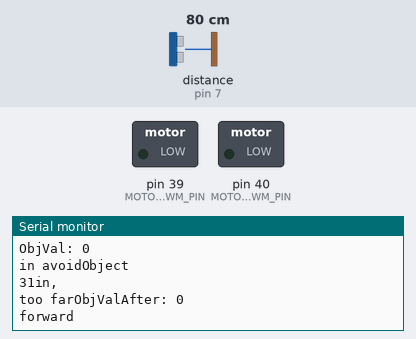
This sketch was run on a simulated Arduino Mega 2560, built with avr-gcc and run on an emulated ATmega2560. Shown: switched loads named in the sketch (green lamp = pin HIGH), the last lines printed to the serial monitor. Wiring (inferred from the names in the program): ultrasonic range finder: trigger pin 7; echo pin 7. The inputs (shaded band) are chosen by the test bench; at power-on: distance to the obstacle (sensor on pin 7) 80 cm. The echo pulse lasts 58.3 µs per cm.

Above: at 1.2 s.
1.3 s: distance to the obstacle (sensor on pin 7) set to 2 cm
At 2.26 s:
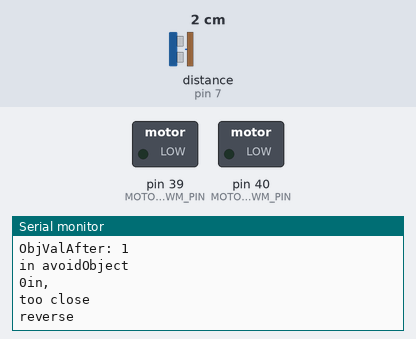
3.0 s: distance to the obstacle (sensor on pin 7) set to 35 cm
At 3.54 s:
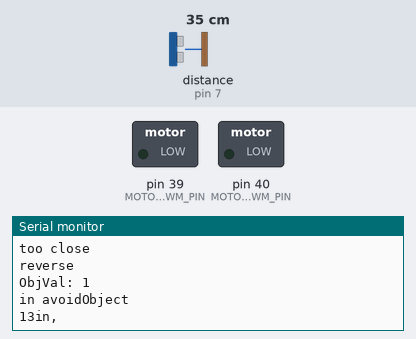
Timing chart, 0 to 6.0 s (numbered marks = the images above; inputs shaded):
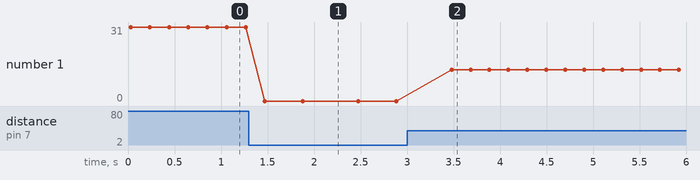

The sketch:

motor_with_ping.ino
```cpp
//Object Avoidance using one single ping sensor mounted at the front of the chassis. This was used for initial testing.

const int pingPin = 7;
int objectDetected;
void Distance_Init();
int getDistance();
void Motor_Forward();
void Motor_Reverse();
void Turn_Left();
void Turn_Right();
void AvoidObject();
long duration, inches, cm;
int distance;

#define MOTOR_L_SLP_PIN 31  // <- Energia Pin #   Launchpad Pin -> P3.7
#define MOTOR_L_DIR_PIN 14  // <- Energia Pin #   Launchpad Pin -> P1.7
#define MOTOR_L_PWM_PIN 40  // <- Energia Pin #   Launchpad Pin -> P2.7
#define MOTOR_R_SLP_PIN 11  // <- Energia Pin #   Launchpad Pin -> P3.6
#define MOTOR_R_DIR_PIN 15  // <- Energia Pin #   Launchpad Pin -> P1.6
#define MOTOR_R_PWM_PIN 39  // <- Energia Pin #   Launchpad Pin -> P2.6


void setup() {
  // put your setup code here, to run once:
  pinMode(MOTOR_L_DIR_PIN, INPUT);
  pinMode(MOTOR_R_DIR_PIN, INPUT);
  pinMode(MOTOR_L_SLP_PIN, INPUT);
  pinMode(MOTOR_R_SLP_PIN, INPUT);
  pinMode(MOTOR_L_PWM_PIN, INPUT);
  pinMode(MOTOR_R_PWM_PIN, INPUT);
  Serial.begin(9600);
}

long microsecondsToInches(long microseconds)
{
  // According to Parallax's datasheet for the PING))), there are
  // 73.746 microseconds per inch (i.e. sound travels at 1130 feet per
  // second).  This gives the distance travelled by the ping, outbound
  // and return, so we divide by 2 to get the distance of the obstacle.
  // See: http://www.parallax.com/dl/docs/prod/acc/28015-PING-v1.3.pdf
  return microseconds / 74 / 2;
}

long microsecondsToCentimeters(long microseconds)
{
  // The speed of sound is 340 m/s or 29 microseconds per centimeter.
  // The ping travels out and back, so to find the distance of the
  // object we take half of the distance travelled.
  return microseconds / 29 / 2;
}


int getDistance(){

  pinMode(pingPin, OUTPUT);
  digitalWrite(pingPin, LOW);
  delayMicroseconds(2);
  digitalWrite(pingPin, HIGH);
  delayMicroseconds(5);
  digitalWrite(pingPin, LOW);

  pinMode(pingPin, INPUT);
  duration = pulseIn(pingPin, HIGH);

  inches = microsecondsToInches(duration);
  cm = microsecondsToCentimeters(duration);

  Serial.print(inches);
  Serial.print("in, ");
  Serial.println();

  delay(100);

  return inches;
}

void Motor_Forward(){
  digitalWrite(MOTOR_L_DIR_PIN, 0);
  digitalWrite(MOTOR_R_DIR_PIN, 0);
  analogWrite(MOTOR_L_PWM_PIN, 50);
  analogWrite(MOTOR_R_PWM_PIN, 50);

  delay(100);


}

void Motor_Reverse(){
  Serial.print("reverse");
  Serial.println();
  digitalWrite(MOTOR_L_DIR_PIN, 1);
  digitalWrite(MOTOR_R_DIR_PIN, 1);
  analogWrite(MOTOR_L_PWM_PIN, 50);
  analogWrite(MOTOR_R_PWM_PIN, 50);

  delay(100);


}

void Turn_Left(){
   digitalWrite(MOTOR_R_DIR_PIN, 1);
   digitalWrite(MOTOR_L_SLP_PIN, 1);
   analogWrite(MOTOR_R_PWM_PIN, 50);
}

void Turn_Right(){
   digitalWrite(MOTOR_L_DIR_PIN, 1);
   digitalWrite(MOTOR_R_SLP_PIN, 1);
   analogWrite(MOTOR_R_PWM_PIN, 50);
}


void AvoidObject(){

  Serial.print("in avoidObject");
    Serial.println();

  distance = getDistance();

  if (distance < 10){
    //object too close
    objectDetected  = 1;
    Serial.print("too close");
    Serial.println();
    Motor_Reverse();

    delay(200);

    //return objectDetected;
  }
  else
  {
    Serial.print("too far");
    objectDetected = 0;

    //return objectDetected;
  }


}
void loop() {
  // put your main code here, to run repeatedly:


  while(1)
  {
    Serial.print("ObjVal: ");
    Serial.print(objectDetected);
    Serial.println();
    AvoidObject();
    Serial.print("ObjValAfter: ");
    Serial.print(objectDetected);
    Serial.println();
    if(objectDetected == 0){
      Serial.println("forward");
      Serial.println();
      Motor_Forward();
    }
    else{
      AvoidObject();
      delay(200);
    }
  }
}
```

Measured:
- after the input at 1.3 s, the serial monitor: prints a new line after 0.17 s (image 1)
- after the input at 3.0 s, the serial monitor: prints a new line after 0.48 s (image 2)
- plotted number 1: 0 → 13 after the input at 3.0 s
